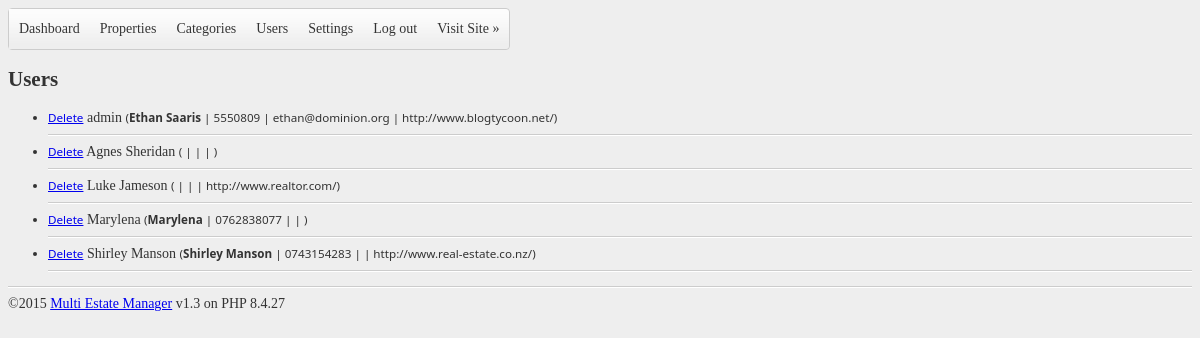
Page /admin/index.users.php (signed in) on the committed database.
### tables this page shows
CREATE TABLE IF NOT EXISTS `user` (
  `userid` int(5) NOT NULL AUTO_INCREMENT,
  `username` varchar(20) NOT NULL,
  `password` varchar(32) NOT NULL,
  `salt` varchar(3) NOT NULL,
  `contact` text NOT NULL,
  `phone` text NOT NULL,
  `email` text NOT NULL,
  `url` text NOT NULL,
  `rank` tinyint(4) NOT NULL,
  PRIMARY KEY (`userid`)
);

### includes/functions.php (called while the page is built, shortened)
<?php
function is_admin() {
	if(isset($_SESSION['username']) && $_SESSION['username'] == 'admin') {
		return true;
	}
	else {
		return false;
	}
}
?>

### admin/index.users.php (the view, shortened to what this page needs)
<?php include('inc.header.php');?>
<?php if(is_admin()) {?>
<h2>Users</h2>
<ul>
<?php
$csql = "SELECT * FROM user ORDER BY username ASC";
$result = mysql_query($csql);
while($row = mysql_fetch_array($result)) {
	echo '<li>';
		echo '<small><a href="?action=delete&amp;cid='.$row['userid'].'">Delete</a></small> '.$row['username'].' ';
		echo '<small>(<strong>'.$row['contact'].'</strong> | '.$row['phone'].' | '.$row['email'].' | '.$row['url'].')</small><hr />';
	echo '</li>';
}
?>
</ul>
<?php include('inc.footer.php');?>
<?php }?>

### admin/style.admin.css (style rules this page uses)
body,td,th,input { font: 14px Georgia, "Times New Roman", Times, serif; color: #333333; }
body { background-color: #EEEEEE; }
hr { display: block; position: relative; padding: 0; margin: 8px auto; width: 100%; clear: both; border: none; border-top: 1px solid #CCCCCC; border-bottom: 1px solid #FFFFFF; font-size: 1px; line-height: 0; overflow: visible; }
small { font-family: "Segoe UI", Tahoma, Geneva, sans-serif; }

### rows in the picture
user: username "admin", contact "Ethan Saaris", phone "5550809", email "ethan@dominion.org", url "http://www.blogtycoon.net/"
user: username "Agnes Sheridan"
user: username "Luke Jameson", url "http://www.realtor.com/"
user: username "Marylena", contact "Marylena", phone "0762838077"
user: username "Shirley Manson", contact "Shirley Manson", phone "0743154283", url "http://www.real-estate.co.nz/"

### other values in the picture
date ('Y') "2015"
VERSION "1.3"
PHP_VERSION "8.4.27"
